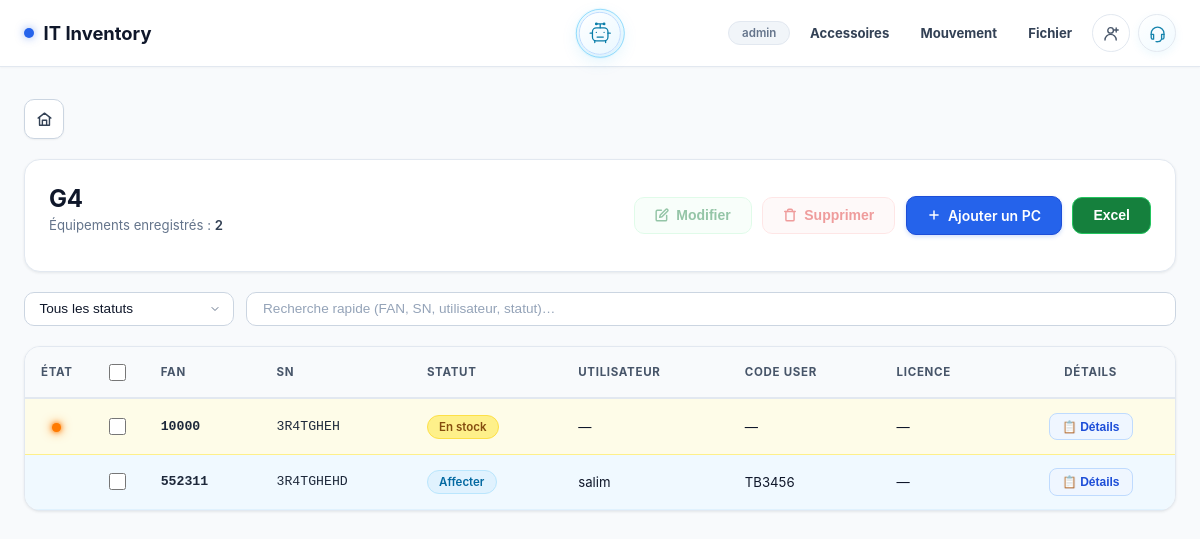
Before: /model/g4 (signed in) with the older database file.
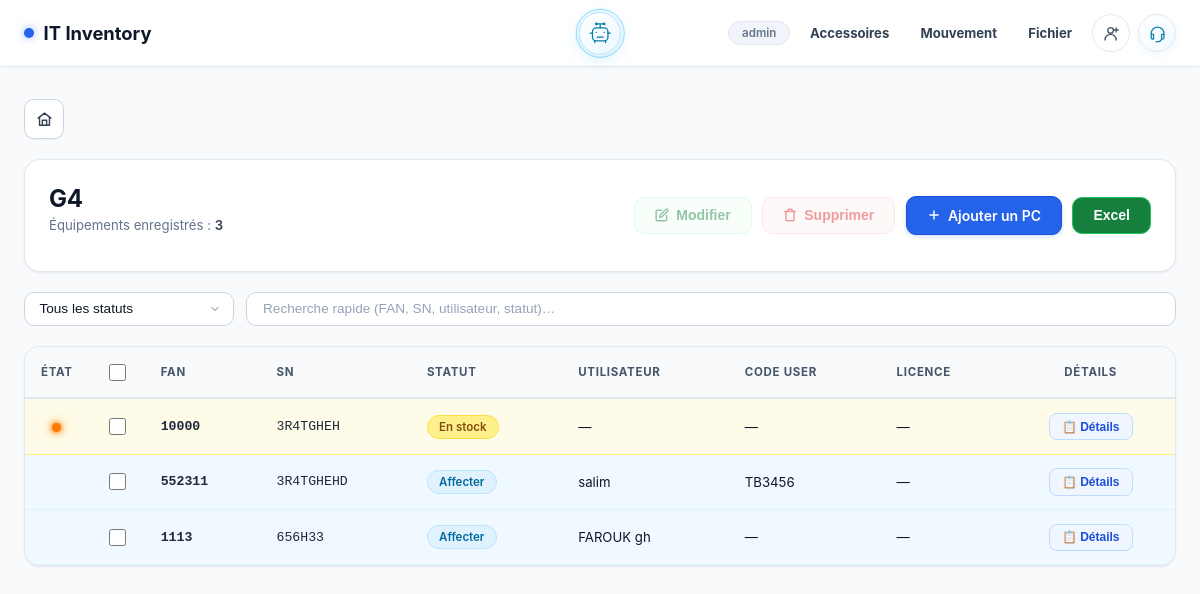
After: the same page with the newer database file.
### tables this page shows
CREATE TABLE inventory (
            id          INTEGER PRIMARY KEY AUTOINCREMENT,
            model_slug  TEXT,
            model_name  TEXT,
            fan         TEXT UNIQUE,
            sn          TEXT,
            statut      TEXT,
            username    TEXT,
            code_user   TEXT,
            license_num TEXT,
            obs         TEXT
        , disque_dur TEXT, etat_clavier TEXT, systeme_operateur TEXT, etat_ecran TEXT, batterie INTEGER, ram TEXT, ports_usb TEXT, pave_tactile TEXT, last_recipient TEXT, assignment_number INTEGER NOT NULL DEFAULT 0);

### app/routes/inventory.py (the view)
@inventory_bp.route('/model/<slug>')
def model_detail(slug):
    rows = get_items_by_slug(slug)
    model_name = rows[0]['model_name'] if rows else slug.upper()
    items = [{
        'db_id':             r['id'],
        'FAN':               r['fan'],
        'SN':                r['sn'],
        'Statut':            r['statut'],
        "Nom d'utilisateur": r['username'],
        'Code User':         r['code_user'],
        'N° Licence':        r['license_num'],
        'Obs':               r['obs'],
        'disque_dur':        r['disque_dur'],
        'ram':               r['ram'],
        'etat_clavier':      r['etat_clavier'],
        'etat_ecran':        r['etat_ecran'],
        'systeme_operateur': r['systeme_operateur'],
        'ports_usb':         r['ports_usb'],
        'batterie':          r['batterie'],
        'has_details':       bool(r['disque_dur'] or r['etat_clavier'] or r['systeme_operateur'] or r['etat_ecran'] or (r['batterie'] is not None) or r['ram'] or r['ports_usb'] or r['pave_tactile']),
    } for r in rows]
    model_data = {
        'name':        model_name,
        'slug':        slug,
        'total_count': len(items),
        'rows':        items,
    }
    return render_template('model_detail.html', model=model_data)

### app/models/database.py (called while the page is built)
def get_db():
    if 'db' not in g:
        g.db = sqlite3.connect(
            current_app.config['DB_PATH'],
            detect_types=sqlite3.PARSE_DECLTYPES,
        )
        g.db.row_factory = sqlite3.Row
    return g.db

def get_items_by_slug(slug):
    db = get_db()
    rows = db.execute(
        'SELECT * FROM inventory WHERE model_slug = ? ORDER BY id',
        (slug,)
    ).fetchall()
    return rows

### templates/model_detail.html (shortened to what the changed rows need)
{% extends "base.html" %}
{% block content %}
<div class="page-fade">
    <div class="card" style="display:flex;flex-wrap:wrap;justify-content:space-between;align-items:center;gap:1.25rem;margin-bottom:1.25rem;">
        <div>
            <h1 style="font-size:1.5rem;font-weight:700;color:var(--text-primary);margin:0;letter-spacing:-0.01em;">{{ model.name }}</h1>
            <p class="text-muted" style="font-size:0.825rem;margin-top:0.25rem;">
                Équipements enregistrés : <strong style="color:var(--text-secondary);font-weight:600;" id="filteredCount">{{ model.total_count }}</strong>
            </p>
        </div>
    </div>
</div>
<div class="card" style="padding:0;overflow:hidden;">
    <div style="overflow-x:auto;">
        <table id="inventoryTable" class="inv-table">
            <thead>
                <tr>
                    <th style="width:24px;text-align:center;">État</th>
                    <th style="width:44px;text-align:center;"><input type="checkbox" id="selectAllRows" class="row-select-checkbox" onchange="toggleSelectAllRows(this)" title="Sélectionner tous les ordinateurs" aria-label="Sélectionner tous les ordinateurs"></th>
                    <th>FAN</th>
                    <th>SN</th>
                    <th>Statut</th>
                    <th>Utilisateur</th>
                    <th>Code User</th>
                    <th>Licence</th>
                    <th style="text-align:center;">Détails</th>
                </tr>
            </thead>
            <tbody>
                {% for row in model.rows %}
                {% set s = row['Statut'] %}
                {% set ns = namespace(non_count=0, all_good=true) %}
                {% for key in ['disque_dur', 'ram', 'etat_clavier', 'etat_ecran', 'systeme_operateur', 'ports_usb', 'batterie'] %}
                  {% set value = row.get(key) %}
                  {% set good = (value == 'Oui' if key not in ['ports_usb', 'batterie'] else (value == 'Toutes' if key == 'ports_usb' else (value is not none and value|int >= 50))) %}
                  {% if not good %}{% set ns.non_count = ns.non_count + 1 %}{% set ns.all_good = false %}{% endif %}
                {% endfor %}
                {% if ns.non_count == 0 and ns.all_good %}{% set health='good' %}{% elif ns.non_count > 0 %}{% set health='warning' %}{% else %}{% set health='neutral' %}{% endif %}
                {% if   s == 'En stock'                 %}{% set rc='row-en-stock' %}{% set bc='badge-en-stock' %}
                {% elif s == 'Utilisation hors domaine' %}{% set rc='row-hors'     %}{% set bc='badge-hors'     %}
                {% elif s == 'Free'                     %}{% set rc='row-free'     %}{% set bc='badge-free'     %}
                {% elif s == 'Affecter'                 %}{% set rc='row-affecter' %}{% set bc='badge-affecter' %}
                {% elif s == 'Créé'                     %}{% set rc='row-cree'     %}{% set bc='badge-cree'     %}
                {% else                                 %}{% set rc='row-default'  %}{% set bc='badge-default'  %}{% endif %}
                <tr class="{{ rc }}" data-db-id="{{ row['db_id'] }}" data-statut="{{ row['Statut'] or '' }}">
                    <td style="text-align:center;">{% if row['Statut'] != 'Affecter' %}<span class="health-dot health-{{ health }}" title="{{ ns.non_count }} composant(s) non conforme(s)" aria-label="{{ ns.non_count }} composant(s) non conforme(s)"></span>{% endif %}</td>
                    <td style="text-align:center;" onclick="event.stopPropagation();">
                        <input type="checkbox" class="row-select-checkbox" data-db-id="{{ row['db_id'] }}"
                               onchange="onRowCheckboxChange(this)" title="Sélectionner cet ordinateur">
                    </td>
                    <td class="font-mono" style="font-weight:600;">{{ row['FAN'] if row['FAN'] else '—' }}</td>
                    <td class="font-mono">{{ row['SN'] if row['SN'] else '—' }}</td>
                    <td>
                        {% if row['Statut'] %}
                        <span class="badge {{ bc }}">{{ row['Statut'] }}</span>
                        {% else %}—{% endif %}
                    </td>
                    <td>{{ row["Nom d'utilisateur"] if row["Nom d'utilisateur"] else '—' }}</td>
                    <td>{{ row['Code User'] if row['Code User'] else '—' }}</td>
                    <td>{{ row['N° Licence'] if row['N° Licence'] else '—' }}</td>
                    <td style="text-align:center;" onclick="event.stopPropagation();">
                        {% if row['Statut'] in ['En stock', 'Utilisation hors domaine'] or row.get('has_details') %}
                        <button type="button" class="btn-details" data-db-id="{{ row['db_id'] }}" onclick="openDetailsModal(this.dataset.dbId)" title="Afficher les caractéristiques techniques">
                            📋 Détails
                        </button>
                        {% else %}
                        <span class="text-muted" style="font-size:0.75rem;">—</span>
                        {% endif %}
                    </td>
                </tr>
                {% else %}
                <tr>
                    <td colspan="9" style="padding:2.5rem 1rem;text-align:center;" class="text-muted">
                        Aucun ordinateur trouvé pour ce modèle.
                    </td>
                </tr>
                {% endfor %}
            </tbody>
        </table>
    </div>
</div>
{% endblock %}

Changed rows visible on the page:
added inventory: fan "1113", sn "656H33", Statut "Affecter", username "FAROUK gh", row "—"
Other visible differences:
{{ model.total_count }}: "2" → "3"
